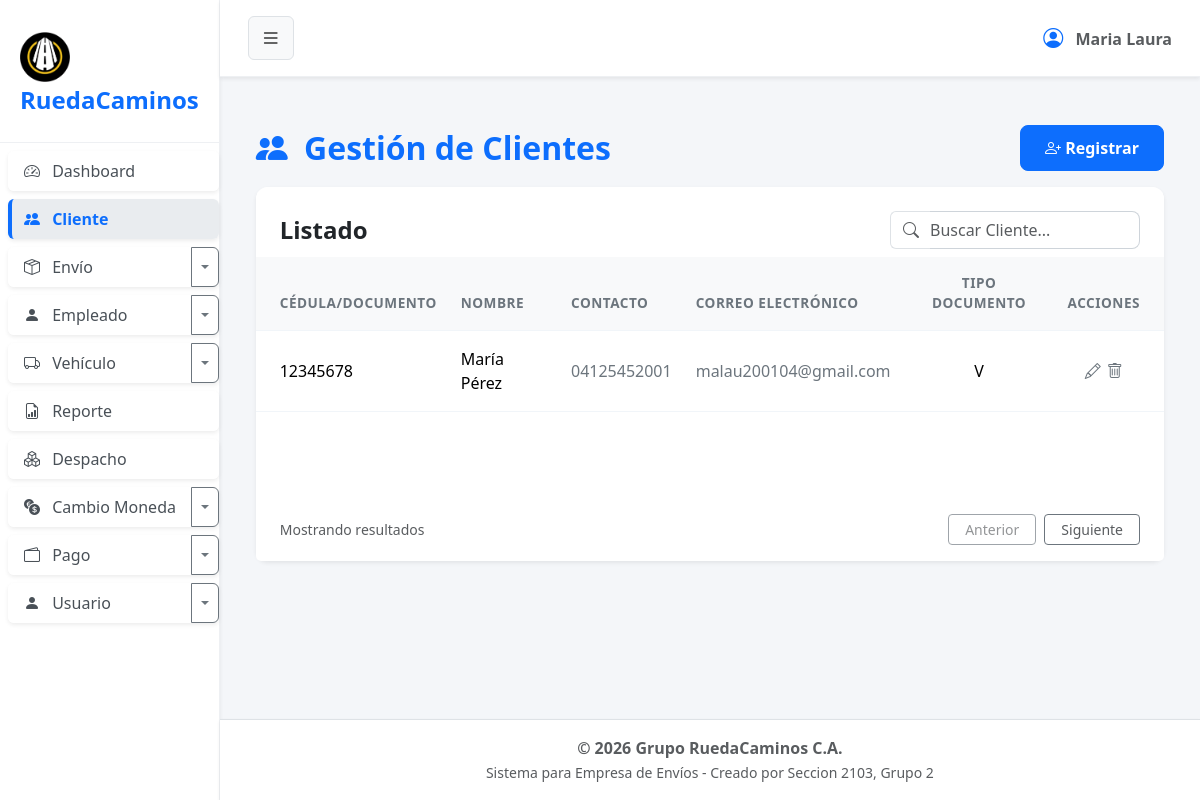
Before: /?url=cliente with the older database file.
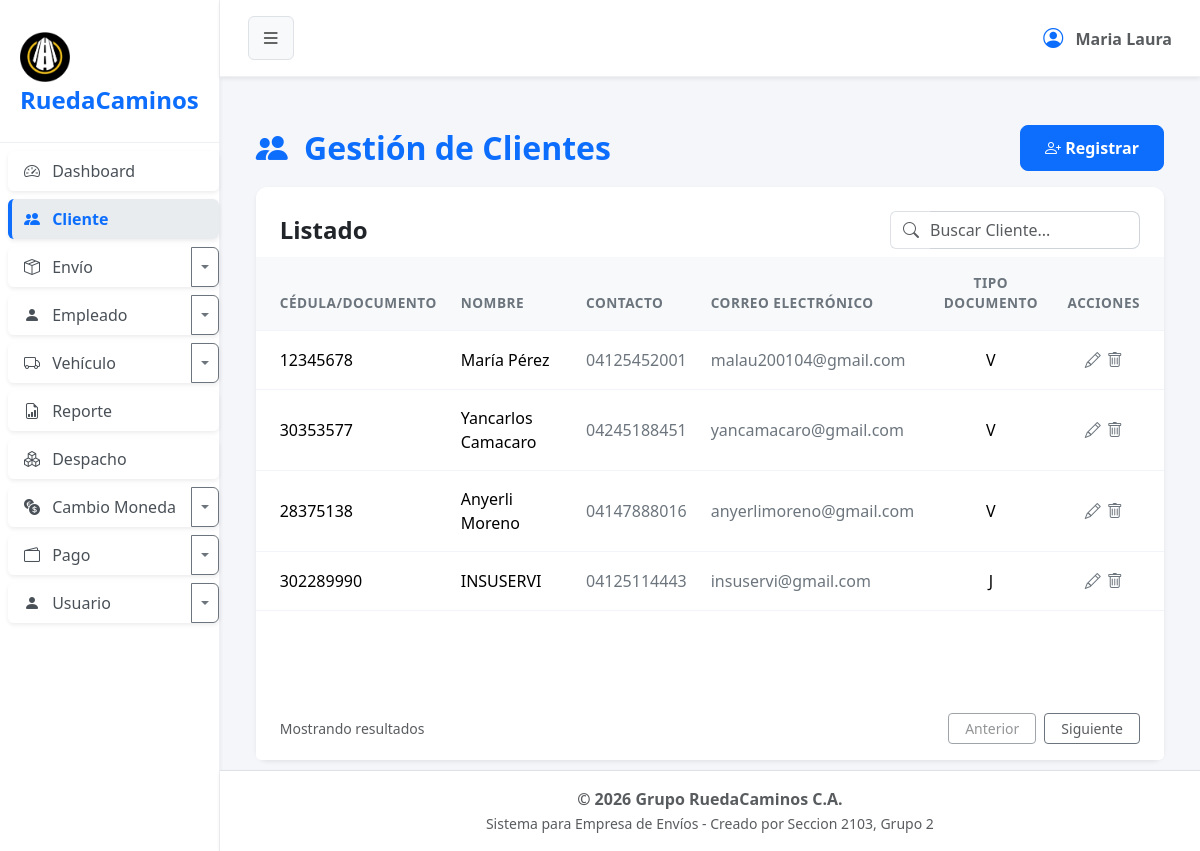
After: the same page with the newer database file.
### tables this page shows
CREATE TABLE `cliente` (
  `cod_cliente` int(10) NOT NULL,
  `doc_identidad` int(10) NOT NULL COMMENT 'puede ser el rif,cedula,etc',
  `razon_social` varchar(30) NOT NULL,
  `apellido` varchar(20) DEFAULT NULL,
  `telefono` varchar(11) NOT NULL,
  `email` varchar(80) DEFAULT NULL,
  `tipo_documento` varchar(1) NOT NULL COMMENT 'v=venezolano,j=juridico, e=extranjero, g=gubernamental',
  `estado` tinyint(1) NOT NULL
);

### app/controller/clienteController.php (called while the page is built, shortened)
<?php
$cliente = new Cliente();
$registros = $cliente->obt_RegistrosClientes();
include 'app/view/layout/header.php';
include 'app/view/cliente/clienteView.php';
include 'app/view/layout/footer.php';

### index.php (called while the page is built, shortened)
<?php
    $frontController = new FrontController();
?>

### app/config/Conexion.php (called while the page is built, shortened)
<?php
abstract class Conexion
{
    public $host = "localhost";
    public $namedb = "grupo_ruedacaminos";
    public $userdb = "root";
    public $passwd = "";
    public function __construct()
    {
        $this->conexion = $this->getConnection();
    }
    public function getConnection(): PDO
    {
        try {
            $dsn = "mysql:host=" . $this->host . ";dbname=" . $this->namedb . ";charset=utf8";
            $conexion = new PDO($dsn, $this->userdb, $this->passwd);
            $conexion->setAttribute(PDO::ATTR_ERRMODE, PDO::ERRMODE_EXCEPTION);
        } catch (PDOException $error) {
            die('No se pudo conectar a la base de datos, error:' . $error->getMessage());
        }
        return $conexion;
    }
}

### app/model/Cliente.php (called while the page is built, shortened)
<?php
class Cliente extends Conexion
{
    public function obt_RegistrosClientes()
    {
        try {
            $sentencia = "SELECT * FROM cliente WHERE estado = 1";
            $select = $this->conexion->prepare($sentencia);
            $select->execute();
            return $select->fetchAll(\PDO::FETCH_ASSOC);
        } catch (\PDOException $e) {
            return [];
        }
    }
}

### app/view/cliente/componentes/tabla.php (the view, shortened to what this page needs)
<div class="card-body p-0">
    <div class="table-responsive">
        <table class="table table-hover align-middle mb-0">
            <thead class="table-light table-header-custom">
                <tr>
                    <th class="ps-4">CÉDULA/DOCUMENTO</th>
                    <th>NOMBRE</th>
                    <th>CONTACTO</th>
                    <th>CORREO ELECTRÓNICO</th>
                    <th class="text-center">TIPO DOCUMENTO</th>
                    <th class="pe-4 text-center">ACCIONES</th>
                </tr>
            </thead>
            <tbody>
                <?php foreach ($registros as $dato): ?>
                    <tr>
                        <td class="ps-4 fw-medium"><?= $dato['doc_identidad'] ?></td>
                        <td>
                            <span class="fw-medium"><?php echo $dato['razon_social'] . ' ' . $dato['apellido'] ?></span>
                        </td>
                        <td class="text-secondary"><?= $dato['telefono'] ?></td>
                        <td class="text-secondary"><?= $dato['email'] ?></td>
                        <td class="text-center"><?= $dato['tipo_documento'] ?></td>
                        <td class="pe-4 text-center">
                            <button type="button" class="btn btn-link text-secondary p-0 m-0 align-baseline" title="Editar" data-bs-toggle="modal"
                                <?php if ($dato['tipo_documento'] == 'J' || $dato['tipo_documento'] == 'P' || $dato['tipo_documento'] == 'G') {
                                    echo ' data-bs-target="#editClienteJuridico"';
                                } else if ($dato['tipo_documento'] == 'V' || $dato['tipo_documento'] == 'E') {
                                    echo ' data-bs-target="#editClienteNatural"';
                                }
                                ?>
                                datos-cod-cliente="<?php echo $dato['cod_cliente']; ?>"
                                datos-doc-identidad="<?php echo $dato['doc_identidad']; ?>"
                                datos-razon-social="<?php echo $dato['razon_social']; ?>"
                                datos-apellido="<?php echo $dato['apellido']; ?>"
                                datos-telefono="<?php echo $dato['telefono']; ?>"
                                datos-email="<?php echo $dato['email']; ?>"
                                datos-tipo-documento="<?php echo $dato['tipo_documento']; ?>">
                                <i class="bi bi-pencil"></i>
                            </button>
                            <form action="?url=cliente" method="POST" style="display: inline;">
                                <fieldset style="display: inline;">
                                    <button type="submit" name="tipoSolicitud" value="eliminar" class="btn btn-link text-secondary p-0 m-0 align-baseline" title="Eliminar" onclick="return confirm('¿Está seguro de eliminar este cliente?');">
                                        <i class="bi bi-trash"></i>
                                    </button>
                                </fieldset>
                            </form>
                        </td>
                    </tr>
                <?php endforeach; ?>
            </tbody>
        </table>
    </div>
</div>

Changed rows visible on the page:
added cliente: doc_identidad "30353577", razon_social "Yancarlos", apellido "Camacaro", telefono "04245188451", email "yancamacaro@gmail.com", tipo_documento "V"
added cliente: doc_identidad "28375138", razon_social "Anyerli", apellido "Moreno", telefono "04147888016", email "anyerlimoreno@gmail.com", tipo_documento "V"
added cliente: doc_identidad "302289990", razon_social "INSUSERVI", telefono "04125114443", email "insuservi@gmail.com", tipo_documento "J"
